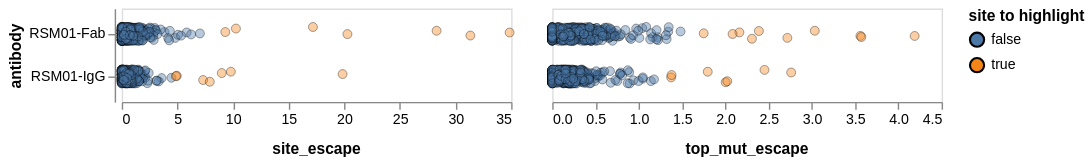

Source (notebook cell):
### Code cell
# Visualize site selection
site_selection = alt.selection_point(fields=["site"], on="mouseover", empty=False) 

per_site_escape_chart = (
    alt.Chart(per_site_escape)
    .add_params(site_selection)
    .transform_calculate(jitter="random() - 0.5")
    .encode(
        alt.X("escape", title=None),
        alt.Y("antibody"),
        alt.YOffset("jitter:Q", scale=alt.Scale(domain=[-1.2, 1.2])),
        alt.Column(
            "escape_type",
            title=None,
            header=alt.Header(orient="bottom", labelFontSize=11, labelFontStyle="bold"),
        ),
        alt.Color("highlight", title="site to highlight"),
        tooltip=["site", "rank", "antibody", "manual_no_highlight"],
        strokeWidth=alt.condition(site_selection, alt.value(3), alt.value(0.25)),
    )
    .mark_circle(size=40, strokeOpacity=1, fillOpacity=0.4, stroke="black")
    .resolve_scale(x="independent")
    .properties(width=275, height=alt.Step(30))
    .configure_axis(grid=False)
)

per_site_escape_chart

### Figure 1 — Vega-Lite specification as saved in the notebook (floating-point values rounded to 4 significant figures; data arrays with more than 128 entries replaced by an {"elided": "..."} marker saying what was removed)
{"config": {"view": {"continuousWidth": 300, "continuousHeight": 300}, "axis": {"grid": false}}, "data": {"name": "data-7314db0ea5dccf42c72cfa3dae994477"}, "mark": {"type": "circle", "fillOpacity": 0.4, "size": 40, "stroke": "black", "strokeOpacity": 1}, "encoding": {"color": {"field": "highlight", "title": "site to highlight", "type": "nominal"}, "column": {"field": "escape_type", "header": {"labelFontSize": 11, "labelFontStyle": "bold", "orient": "bottom"}, "title": null, "type": "nominal"}, "strokeWidth": {"condition": {"param": "param_8", "value": 3, "empty": false}, "value": 0.25}, "tooltip": [{"field": "site", "type": "quantitative"}, {"field": "rank", "type": "quantitative"}, {"field": "antibody", "type": "nominal"}, {"field": "manual_no_highlight", "type": "nominal"}], "x": {"field": "escape", "title": null, "type": "quantitative"}, "y": {"field": "antibody", "type": "nominal"}, "yOffset": {"field": "jitter", "scale": {"domain": [-1.2, 1.2]}, "type": "quantitative"}}, "height": {"step": 30}, "params": [{"name": "param_8", "select": {"type": "point", "fields": ["site"], "on": "mouseover"}}], "resolve": {"scale": {"x": "independent"}}, "transform": [{"calculate": "random() - 0.5", "as": "jitter"}], "width": 275, "$schema": "https://vega.github.io/schema/vega-lite/v5.20.1.json", "datasets": {"data-7314db0ea5dccf42c72cfa3dae994477": {"elided": "2016 records"}}}
